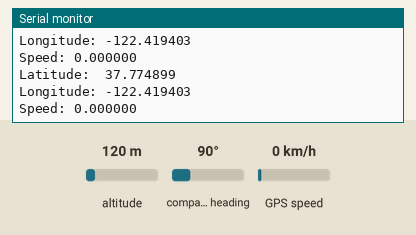
Bench run of a sketch on a simulated ESP32. On the bench: the last lines printed to the serial monitor. The test bench sets the inputs (shaded band); at power-on: GPS speed 0 km/h, altitude 120 m, compass heading 90°. WiFi joins after 1.5 s; servers stay silent unless stated; the GPS gets a fix after 3 s at 37.7749, -122.4194 with 8 satellites.

Above: at 6.0 s.
6.1 s: GPS speed set to 2 km/h
At 7.4 s:
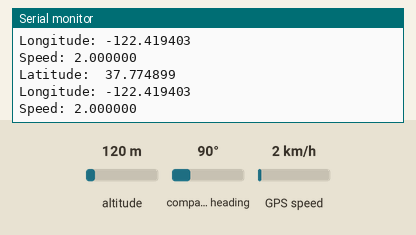
7.6 s: GPS speed set to 30 km/h
At 8.2 s:
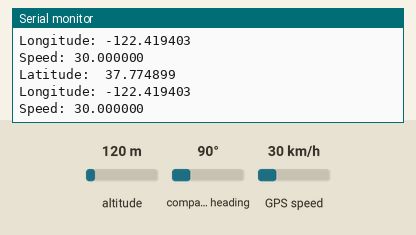
Timing chart, 0 to 10.6 s (numbered marks = the images above; inputs shaded):
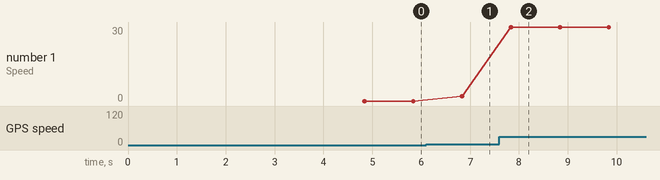

The sketch:

Gprs_Based_Tracking_System_USing_Esp32.ino
```cpp
//Prateek
//wwww.prateeks.in
//https://www.youtube.com/c/JustDoElectronics/videos

#define BLYNK_PRINT Serial
#define TINY_GSM_MODEM_SIM800

//#define BLYNK_HEARTBEAT 30

#include <TinyGPS++.h> //https://github.com/mikalhart/TinyGPSPlus
#include <TinyGsmClient.h> //https://github.com/vshymanskyy/TinyGSM
#include <BlynkSimpleTinyGSM.h> //https://github.com/blynkkk/blynk-library

char auth[] = "GL7svcQiOVqFwTZS43svvI7ah33i06p4";
char apn[]  = "internet";
char user[] = "";
char pass[] = "";

//const String PHONE = "Enter_Your_Phone_Number";

#define rxPin 4
#define txPin 2
HardwareSerial sim800(1);
TinyGsm modem(sim800);

#define RXD2 16
#define TXD2 17
HardwareSerial neogps(2);
TinyGPSPlus gps;

WidgetMap myMap(V0);
BlynkTimer timer;
int pointIndex = 1;

void setup() {

  Serial.begin(115200);
  Serial.println("esp32 serial initialize");
  delay(10);
  neogps.begin(9600, SERIAL_8N1, RXD2, TXD2);
  Serial.println("neogps serial initialize");
  delay(10);
  sim800.begin(9600, SERIAL_8N1, rxPin, txPin);
  Serial.println("SIM800L serial initialize");
  delay(3000);
  Serial.println("Initializing modem...");
  modem.restart();
  Blynk.begin(auth, modem, apn, user, pass);
  //timer.setInterval(5000L, sendToBlynk);
}

void loop() {

  while (neogps.available())
  {
    if (gps.encode(neogps.read()))
    {
      sendToBlynk();
    }
  }

  Blynk.run();
  //timer.run();

}

void sendToBlynk()
{

  if (gps.location.isValid() )
  {
    //get latitude and longitude
    float latitude = (gps.location.lat());
    float longitude = (gps.location.lng());
    float speed = gps.speed.kmph();
    float satellites = gps.satellites.value();

    Serial.print("Latitude:  ");
    Serial.println(latitude, 6);
    Serial.print("Longitude: ");
    Serial.println(longitude, 6);
    Serial.print("Speed: ");
    Serial.println(speed, 6);

    Blynk.virtualWrite(V1, String(latitude, 6));
    Blynk.virtualWrite(V2, String(longitude, 6));
    myMap.location(pointIndex, latitude, longitude, "GPS_Location");
    Blynk.virtualWrite(V3, speed);
  }
}
```

Measured:
- after the input at 6.1 s, the serial monitor: prints a new line after 0.73 s (image 1)
- after the input at 7.6 s, the serial monitor: prints a new line after 0.23 s (image 2)
- plotted number 1: 0 → 2 after the input at 6.1 s, 2 → 30 after the input at 7.6 s
